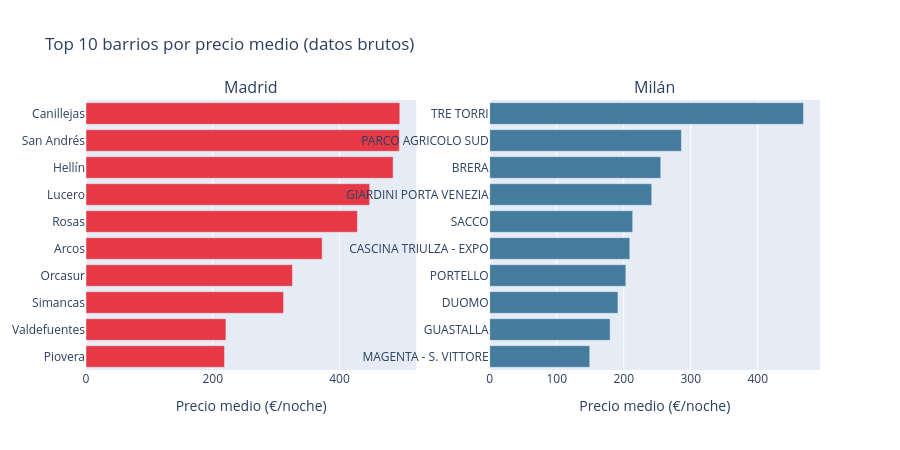

The notebook cell this image was saved under:
### Markdown cell above
### 9.3 Top barrios por precio medio

Barras horizontales con los N barrios más caros de cada ciudad. El parámetro `top_n` es configurable, lo que permite conectarlo a un slider de Streamlit (`st.slider`).

### Code cell
def plot_top_neighbourhoods(df: pd.DataFrame, top_n: int = 10) -> go.Figure:
    """
    Barras horizontales con los top N barrios por PRECIO MEDIO, en subplots por ciudad.
    NOTA: Datos brutos sin filtrado de outliers. Veremos impacto de outliers en cleaning.
    Uso en Streamlit:
        top_n = st.slider('Número de barrios', 5, 20, 10)
        st.plotly_chart(plot_top_neighbourhoods(df, top_n), use_container_width=True)
    """
    fig = make_subplots(rows=1, cols=2, subplot_titles=['Madrid', 'Milán'])

    colors = {'Madrid': '#e63946', 'Milán': '#457b9d'}

    for col_idx, ciudad in enumerate(['Madrid', 'Milán'], start=1):
        top = (
            df[df['ciudad'] == ciudad]
            .groupby('neighbourhood')['price']
            .mean()  # MEDIA (datos brutos)
            .sort_values(ascending=True)
            .tail(top_n)
        )
        fig.add_trace(
            go.Bar(
                x=top.values,
                y=top.index,
                orientation='h',
                marker_color=colors[ciudad],
                name=ciudad,
                hovertemplate='%{y}: €%{x:.0f}/noche (media)<extra></extra>'
            ),
            row=1, col=col_idx
        )

    fig.update_layout(
        title=f'Top {top_n} barrios por precio medio (datos brutos)',
        showlegend=False,
        height=450
    )
    fig.update_xaxes(title_text='Precio medio (€/noche)')
    return fig

fig = plot_top_neighbourhoods(df, top_n=10)
fig.show()

### Figure 1 — Plotly figure (JSON) as saved in the notebook; plotly's stock layout.template omitted (floating-point values rounded to 4 significant figures)
{"data": [{"hovertemplate": "%{y}: €%{x:.0f}/noche (media)<extra></extra>", "marker": {"color": "#e63946"}, "name": "Madrid", "orientation": "h", "type": "bar", "x": [218.5, 220.8, 311.8, 325.8, 372.6, 428.3, 447.7, 484.7, 494.4, 495.2], "xaxis": "x", "y": ["Piovera", "Valdefuentes", "Simancas", "Orcasur", "Arcos", "Rosas", "Lucero", "Hellín", "San Andrés", "Canillejas"], "yaxis": "y"}, {"hovertemplate": "%{y}: €%{x:.0f}/noche (media)<extra></extra>", "marker": {"color": "#457b9d"}, "name": "Milán", "orientation": "h", "type": "bar", "x": [149.2, 179.7, 191.3, 203.1, 209.0, 213.3, 241.7, 255.2, 286.0, 468.2], "xaxis": "x2", "y": ["MAGENTA - S. VITTORE", "GUASTALLA", "DUOMO", "PORTELLO", "CASCINA TRIULZA - EXPO", "SACCO", "GIARDINI PORTA VENEZIA", "BRERA", "PARCO AGRICOLO SUD", "TRE TORRI"], "yaxis": "y2"}], "layout": {"annotations": [{"font": {"size": 16}, "showarrow": false, "text": "Madrid", "x": 0.225, "xanchor": "center", "xref": "paper", "y": 1, "yanchor": "bottom", "yref": "paper"}, {"font": {"size": 16}, "showarrow": false, "text": "Milán", "x": 0.775, "xanchor": "center", "xref": "paper", "y": 1, "yanchor": "bottom", "yref": "paper"}], "height": 450, "showlegend": false, "title": {"text": "Top 10 barrios por precio medio (datos brutos)"}, "xaxis": {"anchor": "y", "domain": [0, 0.45], "title": {"text": "Precio medio (€/noche)"}}, "xaxis2": {"anchor": "y2", "domain": [0.55, 1], "title": {"text": "Precio medio (€/noche)"}}, "yaxis": {"anchor": "x", "domain": [0, 1]}, "yaxis2": {"anchor": "x2", "domain": [0, 1]}}}
